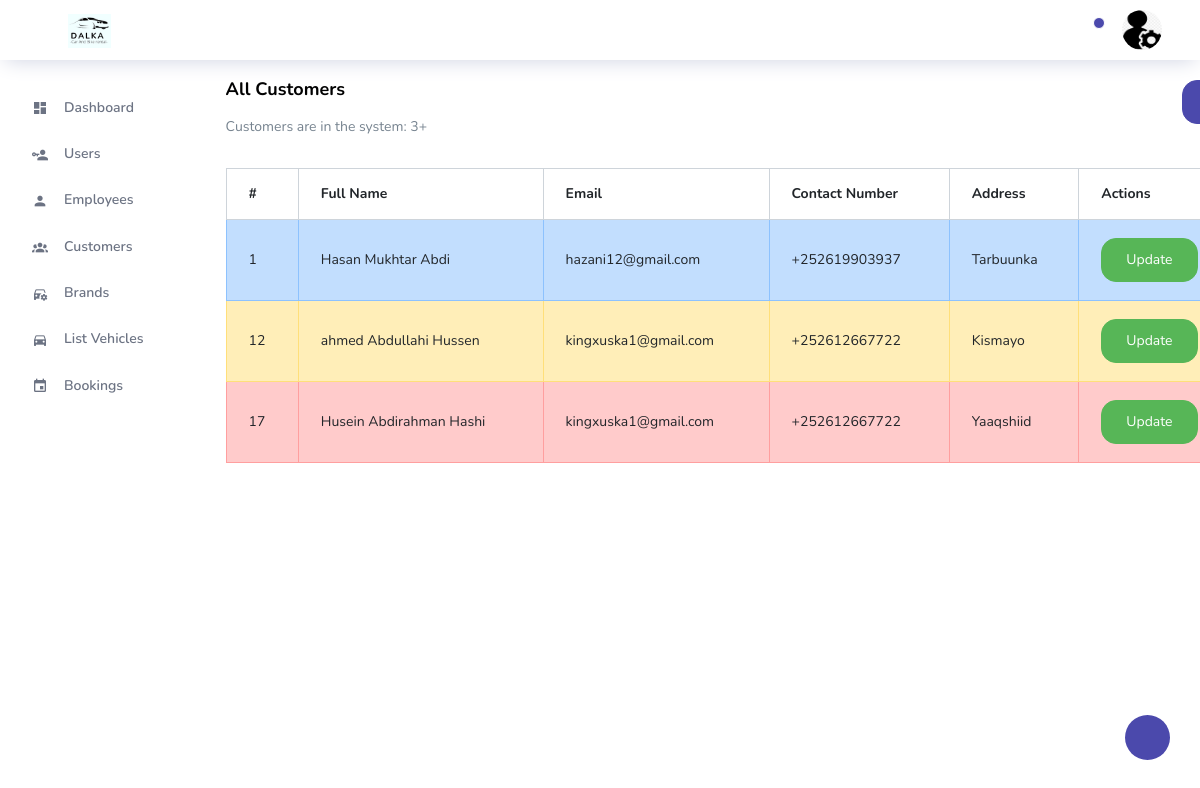
The page /admin/customers.php (signed in) on the database its author committed.
### tables this page shows
CREATE TABLE `customers` (
  `id` int(11) NOT NULL,
  `full_name` varchar(255) DEFAULT NULL,
  `email` varchar(255) DEFAULT NULL,
  `contact_number` varchar(20) DEFAULT NULL,
  `address` varchar(255) DEFAULT NULL,
  `created_at` timestamp NOT NULL DEFAULT current_timestamp()
);

### admin/customers.php (the view, shortened to what this page needs)
<?php
include 'include/header.php';
include 'include/db.php';
$query = "SELECT * FROM customers";
$result = mysqli_query($connection, $query);
$counter = 0;
?>
<div class="col-lg-12 stretch-card">
    <div class="card">
        <div class="card-body">
            <div class="d-flex justify-content-between">
                <div>
                    <h4 class="card-title">All Customers</h4>
                    <p class="card-description">
                        <?php
                        $numCustomers = mysqli_num_rows($result);
                        echo "Customers are in the system: " . $numCustomers . "+";
                        ?>
                    </p>
                </div>
                <div>
                    <button type="button" class="btn btn-primary" data-toggle="modal"
                        data-target="#addCustomerModal">Add New Customer</button>
                </div>
            </div>
            <div class="table-responsive pt-3">
                <table class="table table-bordered">
                    <thead>
                        <tr>
                            <th>#</th>
                            <th>Full Name</th>
                            <th>Email</th>
                            <th>Contact Number</th>
                            <th>Address</th>
                            <th>Actions</th>
                        </tr>
                    </thead>
                    <tbody>
                        <?php
                        $rowColorClasses = ['table-info', 'table-warning', 'table-danger', 'table-success', 'table-primary'];
                        while ($row = mysqli_fetch_assoc($result)) {
                            $colorClass = $rowColorClasses[$counter % count($rowColorClasses)];
                            $counter++;
                            ?>
                            <tr class="<?php echo $colorClass; ?>">
                                <td>
                                    <?php echo $row['id']; ?>
                                </td>
                                <td>
                                    <?php echo $row['full_name']; ?>
                                </td>
                                <td>
                                    <?php echo $row['email']; ?>
                                </td>
                                <td>
                                    <?php echo $row['contact_number']; ?>
                                </td>
                                <td>
                                    <?php echo $row['address']; ?>
                                </td>
                                <td>
                                    <button type="button" class="btn btn-success editCustomerBtn">Update</button>
                                </td>
                            </tr>
                        <?php } ?>
                    </tbody>
                </table>
            </div>
        </div>
    </div>
</div>
<?php
include 'include/footer.php';
?>

### rows shown on the page
customers: id "1", full_name "Hasan Mukhtar Abdi", email "hazani12@gmail.com", contact_number "+252619903937", address "Tarbuunka"
customers: id "12", full_name "ahmed Abdullahi Hussen", email "kingxuska1@gmail.com", contact_number "+252612667722", address "Kismayo"
customers: id "17", full_name "Husein Abdirahman Hashi", email "kingxuska1@gmail.com", contact_number "+252612667722", address "Yaaqshiid"

### other values the page prints
$numCustomers "3"
